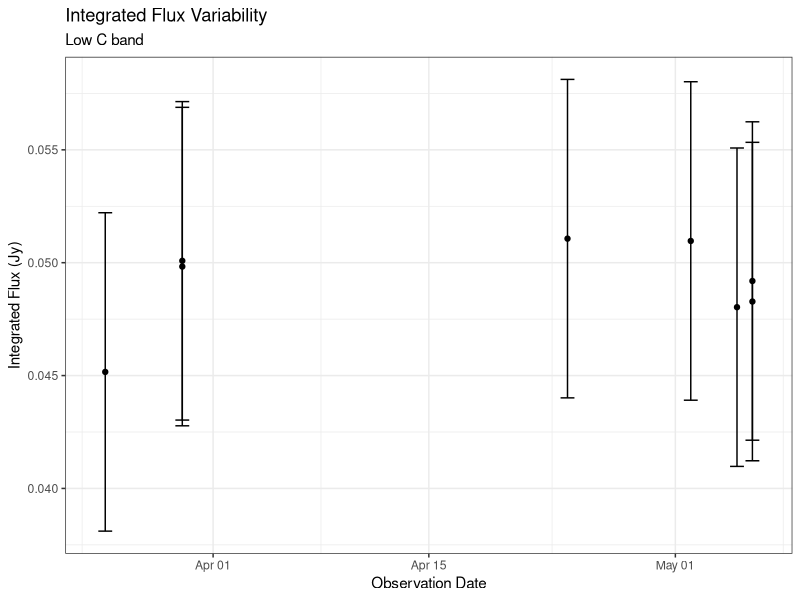
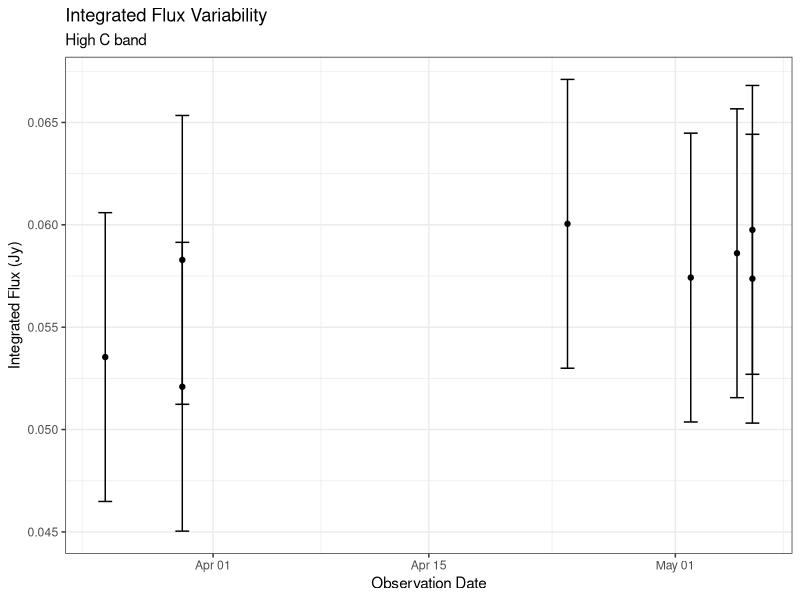
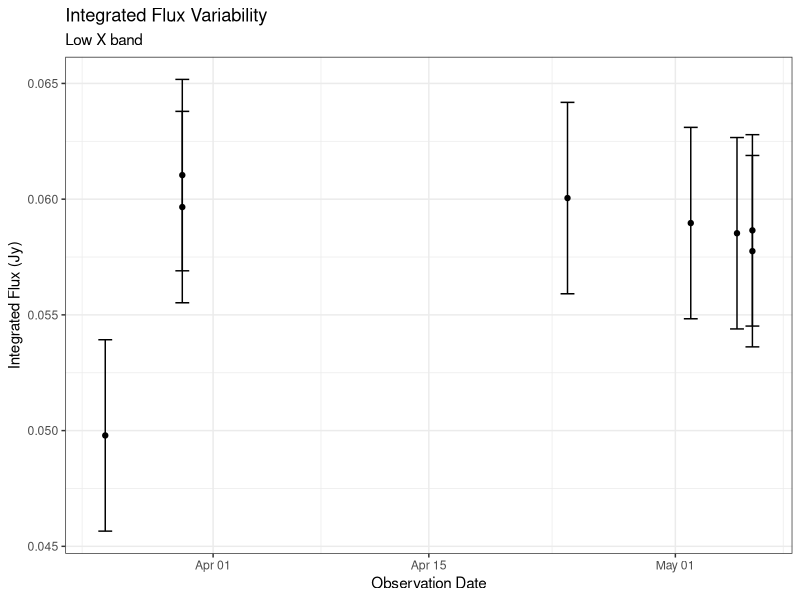
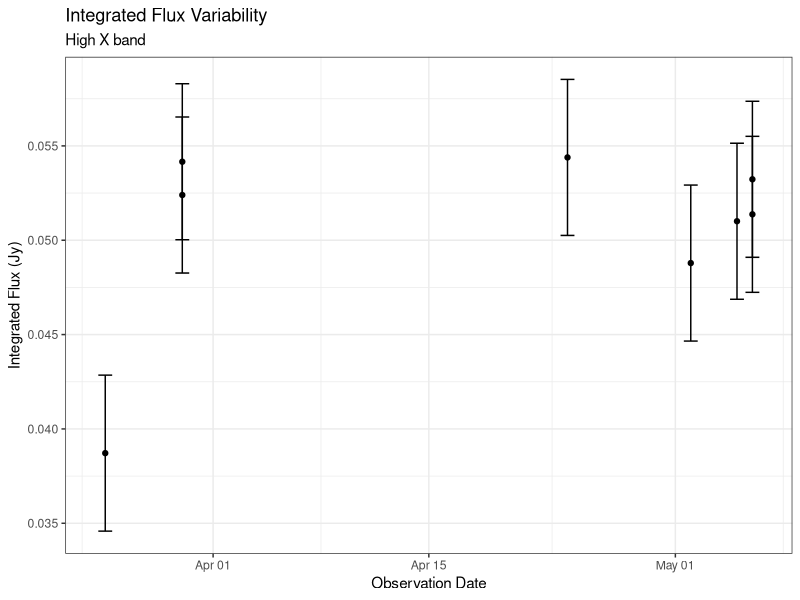
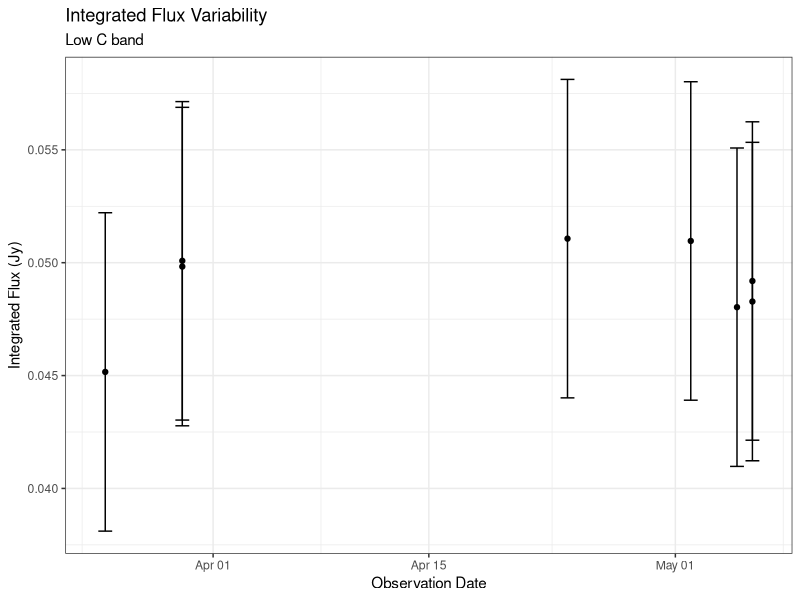
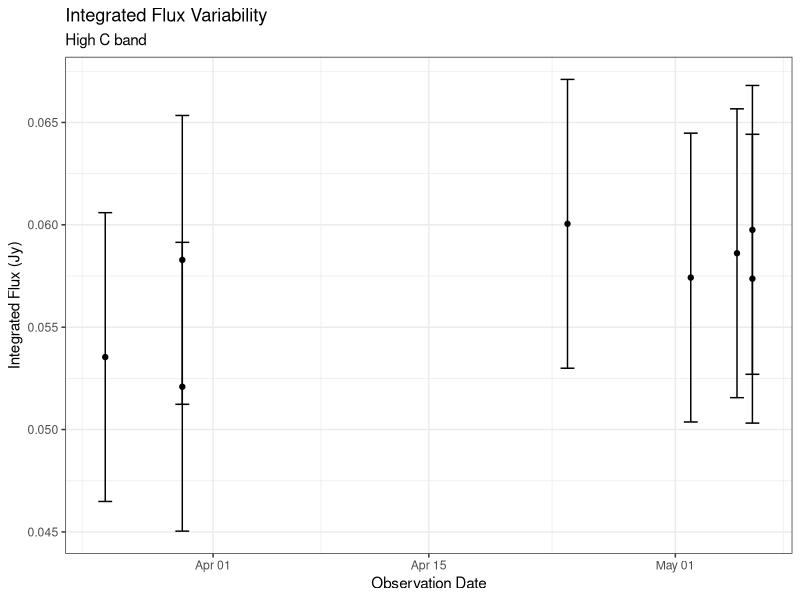
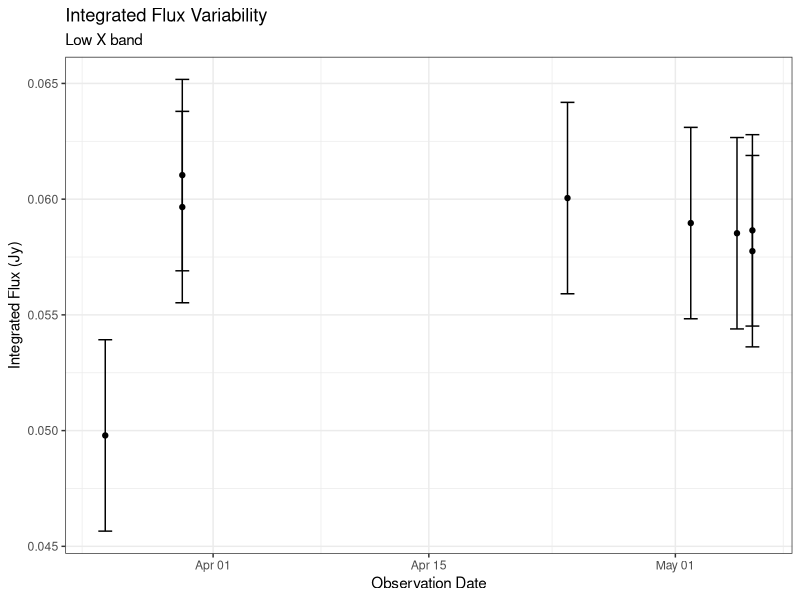
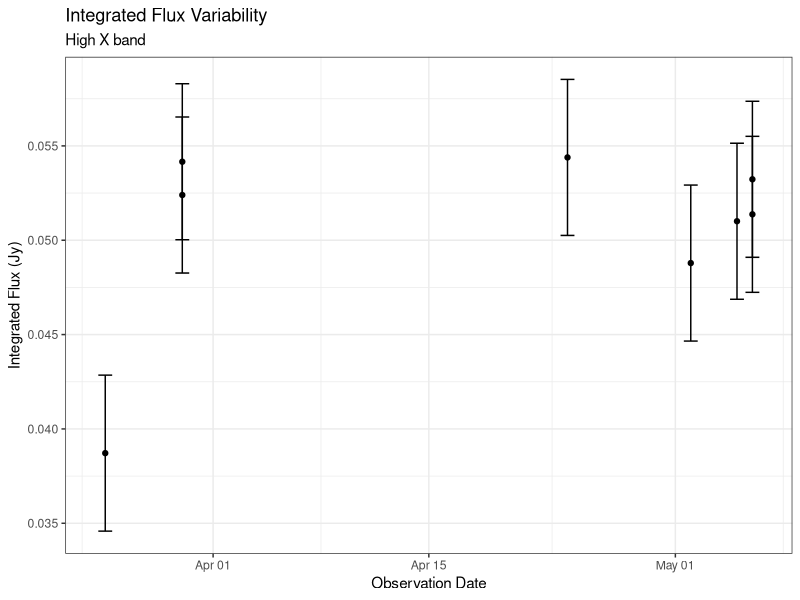

Recreate these plots in R, in order.
library(readr)
library(ggplot2)
library(dplyr)
library(tidyr)
library(lubridate)

observing_files <- read_csv('18a_plotting.csv')

obs_dates_times <- observing_files %>% 
  separate(Obs_Data_Starts, into=c('Date_Start', 'Time_Start'), sep=' ') %>% 
  separate(Obs_Data_Stops, into=c('Date_Stop', 'Time_Stop'), sep=' ') %>% 
  subset(select = c(Archive_File, Date_Start, Time_Start, Date_Stop, Time_Stop)) %>% 
  mutate(Time = 30, Observation_Number = row_number()) 

obs_dates_times$Date_Start <- as.Date(obs_dates_times$Date_Start, format = '%m/%d/%y')
obs_dates_times$Date_Stop <- as.Date(obs_dates_times$Date_Stop, format = '%m/%d/%y')

# Integrated Flux
observation_number = list(2, 4, 8)
clow_intflux = c(0.0451613, 0.0498291, 0.0500832, 0.0510663, 0.0509634, 0.0480291, 0.0491896, 0.0482797)
chigh_intflux = c(0.0535411, 0.0582872, 0.0520912, 0.0600491, 0.057424, 0.0586122, 0.0597528, 0.0573686)
xlow_intflux = c(0.0497911, 0.0596587, 0.0610392, 0.0600477, 0.0589672, 0.0585276, 0.057754, 0.0586517)
xhigh_intflux = c(0.0387159, 0.0523965, 0.0541612, 0.0543891, 0.0487898, 0.0510072, 0.0513736, 0.0532303)

# Peak Flux
clow_peakflux = c(0.0360373, 0.0386983, 0.0443241, 0.0445673, 0.0403476, 0.0381243, 0.0369907, 0.0374759)
chigh_peakflux = c(0.0497081, 0.0540879, 0.0507876, 0.0557015, 0.050774, 0.0536447, 0.052652,	0.0529501)
xlow_peakflux = c(0.0456914, 0.054581, 0.059105, 0.0574829, 0.0536616, 0.0530232, 0.0513428, 0.052519)
xhigh_peakflux = c(0.0380855, 0.0498107, 0.0519624,  0.0479987, 0.0448202, 0.0481937, 0.0458688, 0.0481993)

obs_dates_times <- obs_dates_times %>% 
  mutate(C_Low_Integrated_Flux = clow_intflux, C_Low_Peak_Flux = clow_peakflux, 
         C_High_Integrated_Flux = chigh_intflux, C_High_Peak_Flux = chigh_peakflux,
         X_Low_Integrated_Flux = xlow_intflux, X_Low_Peak_Flux = xlow_peakflux,
         X_High_Integrated_Flux = xhigh_intflux, X_High_Peak_Flux = xhigh_peakflux,
         C_Error = mean(x= c((clow_intflux-clow_peakflux), (chigh_intflux-chigh_peakflux)), trim = 0, na.rm = TRUE), 
         X_Error = mean(x= c((xlow_intflux-xlow_peakflux), (xhigh_intflux-xhigh_peakflux)), trim = 0, na.rm = TRUE))

clow_plot <- ggplot(data = obs_dates_times, aes(Date_Start, C_Low_Integrated_Flux)) +
  geom_point() +
  geom_errorbar(aes(ymin = C_Low_Integrated_Flux - C_Error, ymax = C_Low_Integrated_Flux + C_Error)) +
  labs(y = 'Integrated Flux (Jy)', x = 'Observation Date',
       title = 'Integrated Flux Variability',
       subtitle = 'Low C band') +
  theme_bw()
ggsave('clow_plot_w_obs1.png')

chigh_plot <- ggplot(data = obs_dates_times, aes(Date_Start, C_High_Integrated_Flux)) +
  geom_point() +
  geom_errorbar(aes(ymin = C_High_Integrated_Flux - C_Error, ymax = C_High_Integrated_Flux + C_Error)) +
  labs(y = 'Integrated Flux (Jy)', x = 'Observation Date',
       title = 'Integrated Flux Variability',
       subtitle = 'High C band') +
  theme_bw()
ggsave('chigh_plot_w_obs1.png')

xlow_plot <- ggplot(data = obs_dates_times, aes(Date_Start, X_Low_Integrated_Flux)) +
  geom_point() +
  geom_errorbar(aes(ymin = X_Low_Integrated_Flux - X_Error, ymax = X_Low_Integrated_Flux + X_Error)) +
  labs(y = 'Integrated Flux (Jy)', x = 'Observation Date',
       title = 'Integrated Flux Variability',
       subtitle = 'Low X band') +
  theme_bw()
ggsave('xlow_plot_w_obs1.png')

xhigh_plot <- ggplot(data = obs_dates_times, aes(Date_Start, X_High_Integrated_Flux)) +
  geom_point() +
  geom_errorbar(aes(ymin = X_High_Integrated_Flux - X_Error, ymax = X_High_Integrated_Flux + X_Error)) +
  labs(y = 'Integrated Flux (Jy)', x = 'Observation Date',
       title = 'Integrated Flux Variability',
       subtitle = 'High X band') +
  theme_bw()
ggsave('xhigh_plot_w_obs1.png')

print(clow_plot)
print(chigh_plot)
print(xlow_plot)
print(xhigh_plot)

#flux_table = data.frame(observation_number, clow_intflux, clow_peakflux, chigh_intflux, chigh_peakflux,
#                        xlow_intflux, xlow_peakflux, xhigh_intflux, xhigh_peakflux)

